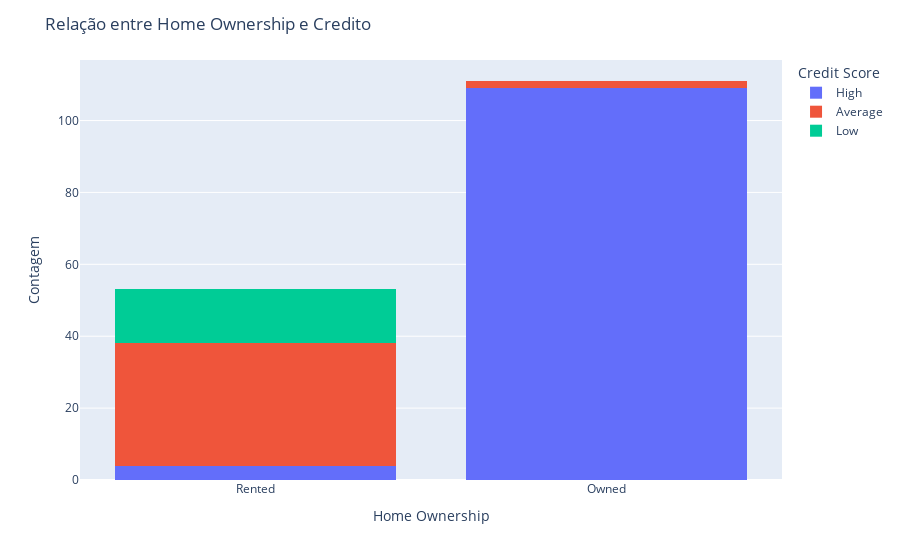

Notebook source saved alongside this figure:
### Markdown cell above
A média de salários mais altos tem o score de crédito mais altos enquanto as pessoas com ps salários mais baixos tem os score mais baixos e os com o salário entre o ponto máximo e mínimo tem um score médio.

### Code cell
# Casa própria x Credit Score
fig = px.histogram(df, x='Home Ownership', color='Credit Score', barmode='stack')
fig.update_layout(title='Relação entre Home Ownership e Credito',
                  xaxis_title='Home Ownership',
                  yaxis_title='Contagem',
                  legend_title='Credit Score')
fig.show()

### Figure 1 — Plotly figure (JSON) as saved in the notebook; plotly's stock layout.template omitted (floating-point values rounded to 4 significant figures)
{"data": [{"alignmentgroup": "True", "bingroup": "x", "hovertemplate": "Credit Score=High<br>Home Ownership=%{x}<br>count=%{y}<extra></extra>", "legendgroup": "High", "marker": {"color": "#636efa", "pattern": {"shape": ""}}, "name": "High", "offsetgroup": "High", "orientation": "v", "showlegend": true, "type": "histogram", "x": ["Rented", "Owned", "Owned", "Owned", "Owned", "Owned", "Owned", "Owned", "Owned", "Owned", "Owned", "Owned", "Owned", "Owned", "Owned", "Owned", "Owned", "Owned", "Owned", "Owned", "Owned", "Owned", "Owned", "Owned", "Owned", "Owned", "Owned", "Owned", "Owned", "Owned", "Owned", "Owned", "Owned", "Owned", "Owned", "Owned", "Owned", "Owned", "Owned", "Owned", "Owned", "Owned", "Owned", "Owned", "Owned", "Owned", "Owned", "Owned", "Owned", "Owned", "Owned", "Owned", "Owned", "Owned", "Owned", "Owned", "Owned", "Owned", "Owned", "Owned", "Owned", "Owned", "Owned", "Owned", "Owned", "Owned", "Owned", "Owned", "Owned", "Owned", "Owned", "Owned", "Owned", "Owned", "Owned", "Owned", "Owned", "Owned", "Owned", "Owned", "Owned", "Owned", "Owned", "Owned", "Owned", "Owned", "Owned", "Owned", "Owned", "Owned", "Rented", "Rented", "Rented", "Owned", "Owned", "Owned", "Owned", "Owned", "Owned", "Owned", "Owned", "Owned", "Owned", "Owned", "Owned", "Owned", "Owned", "Owned", "Owned", "Owned", "Owned", "Owned", "Owned"], "xaxis": "x", "yaxis": "y"}, {"alignmentgroup": "True", "bingroup": "x", "hovertemplate": "Credit Score=Average<br>Home Ownership=%{x}<br>count=%{y}<extra></extra>", "legendgroup": "Average", "marker": {"color": "#EF553B", "pattern": {"shape": ""}}, "name": "Average", "offsetgroup": "Average", "orientation": "v", "showlegend": true, "type": "histogram", "x": ["Rented", "Rented", "Rented", "Rented", "Rented", "Rented", "Rented", "Rented", "Rented", "Rented", "Rented", "Rented", "Rented", "Rented", "Rented", "Rented", "Rented", "Rented", "Rented", "Rented", "Rented", "Rented", "Rented", "Rented", "Rented", "Rented", "Rented", "Rented", "Owned", "Owned", "Rented", "Rented", "Rented", "Rented", "Rented", "Rented"], "xaxis": "x", "yaxis": "y"}, {"alignmentgroup": "True", "bingroup": "x", "hovertemplate": "Credit Score=Low<br>Home Ownership=%{x}<br>count=%{y}<extra></extra>", "legendgroup": "Low", "marker": {"color": "#00cc96", "pattern": {"shape": ""}}, "name": "Low", "offsetgroup": "Low", "orientation": "v", "showlegend": true, "type": "histogram", "x": ["Rented", "Rented", "Rented", "Rented", "Rented", "Rented", "Rented", "Rented", "Rented", "Rented", "Rented", "Rented", "Rented", "Rented", "Rented"], "xaxis": "x", "yaxis": "y"}], "layout": {"barmode": "stack", "legend": {"title": {"text": "Credit Score"}, "tracegroupgap": 0}, "margin": {"t": 60}, "title": {"text": "Relação entre Home Ownership e Credito"}, "xaxis": {"anchor": "y", "domain": [0, 1], "title": {"text": "Home Ownership"}}, "yaxis": {"anchor": "x", "domain": [0, 1], "title": {"text": "Contagem"}}}}
